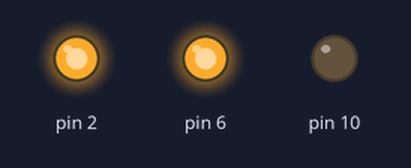
Recording of a sketch running on a simulated Arduino Uno, built with avr-gcc and run on an emulated ATmega328P. Parts: output pins drawn as LEDs (lit = HIGH).

Above: at 0.5 s.
At 2.0 s:
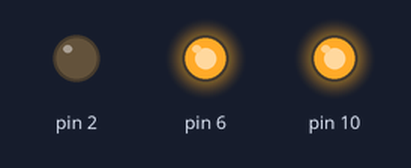
At 3.5 s:
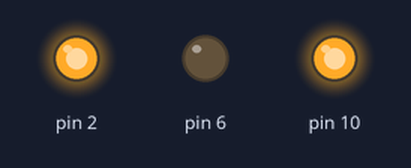
Timing chart, 0 to 5.2 s (numbered marks = the images above):
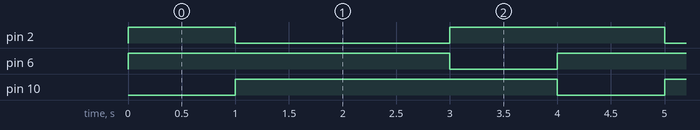

Measured:
- by itself, pin 2: repeats every 4.0 s: LOW 2.0 s, HIGH 2.0 s
- by itself, pin 6, pin 10: alternates HIGH for 3.0 s and LOW for 1.0 s
- by itself, everything shown: repeats every 4.0 s, in 4 steps

The sketch:

10_16520446_02b.ino
```cpp
void setup()
{
  pinMode(2, OUTPUT);
  pinMode(6, OUTPUT);
  pinMode(10, OUTPUT);
}

void loop()
{
  digitalWrite(6, HIGH);
  digitalWrite(2, HIGH);
  delay(1000);
  digitalWrite(2, LOW);
  digitalWrite(10, HIGH);
  delay(1000);
  digitalWrite(2, LOW);
  digitalWrite(10, HIGH);
  delay(1000);
  digitalWrite(6, LOW);
  digitalWrite(2, HIGH);
  delay(1000);
  digitalWrite(10, LOW);
}
```
